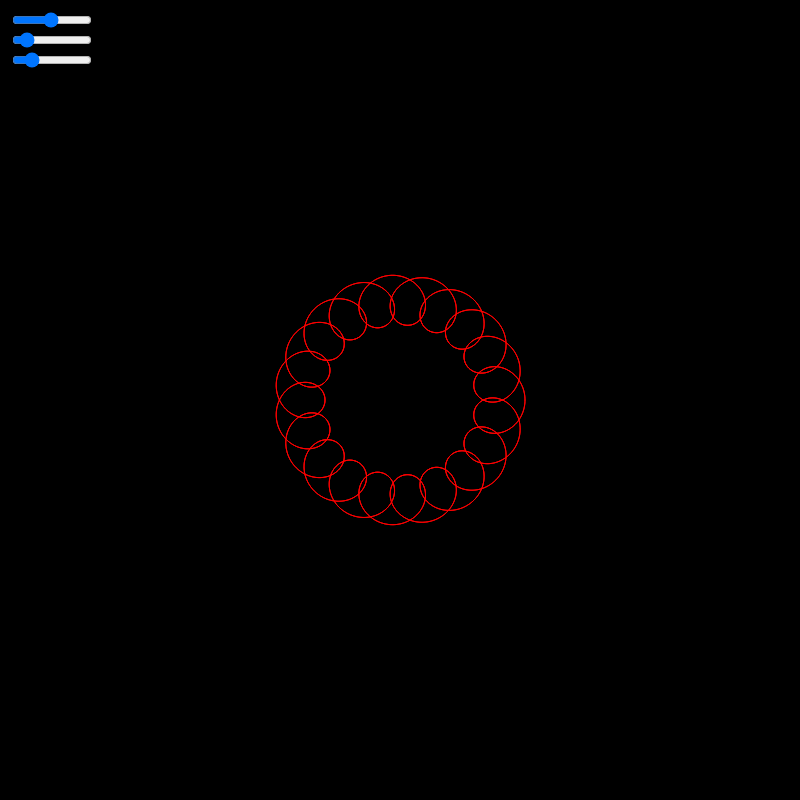
Frame 1 (no input)
Frame 60 (no input): identical to frame 1, image omitted
Frame 120 (the mouse pressed at the canvas centre since frame 60): identical to frame 1, image omitted

The p5.js sketch that drew this single still picture (run headless with seeded random() and noise() and a simulated clock; from frame 60 on, the mouse is pressed at the canvas centre):

// p5.js sketch
// ── sketch.js
let slider

function setup() {
  createCanvas(800, 800);
  radius1Slider = createSlider(5, 200, 100);
  radius1Slider.position(10, 10);
  radius1Slider.style('width', '80px');
  radius2Slider = createSlider(5, 200, 25);
  radius2Slider.position(10, 30);
  radius2Slider.style('width', '80px');
  ratioSlider = createSlider(1, 100, 20);
  ratioSlider.position(10, 50);
  ratioSlider.style('width', '80px');
  
}

function draw() {
  background(0);
  stroke(255,0,0);
  push();
  translate(width / 2, height / 2);
  let theta = 0;
  let oldx;
  let oldy;
  let newx;
  let newy;
  let cx = 0;
  let cy = 0;
  
  let radius1 = radius1Slider.value();
  let radius2 = radius2Slider.value();
  let ratio = ratioSlider.value();
  
  oldx = cx + radius1 * cos(theta) + radius2 * cos(theta * ratio);
  oldy = cy + radius1 * sin(theta) + radius2 * sin(theta * ratio);
  
  for (theta = 0; theta < TWO_PI; theta += 0.001)
    {
      newx = cx + radius1 * cos(theta) + radius2 * cos(theta * ratio);
      newy = cy + radius1 * sin(theta) + radius2 * sin(theta * ratio);
      line(oldx, oldy, newx, newy)
      oldx = newx;
      oldy = newy;
    }
  pop();
}
